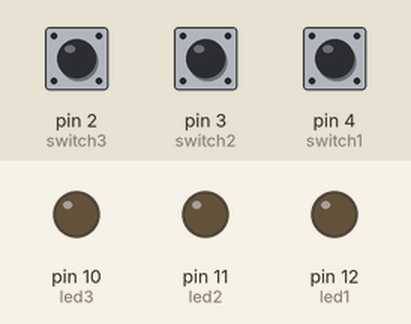
This sketch was run on a simulated Arduino Uno, built with avr-gcc and run on an emulated ATmega328P. On the bench: output pins drawn as LEDs (lit = HIGH). Inputs (shaded band) come from the test bench; at power-on: pin 2 (switch3) LOW, pin 3 (switch2) LOW, pin 4 (switch1) LOW.

Above: at 1.2 s.
1.3 s: pin 2 (switch3) pulled HIGH for 0.15 s
At 1.37 s:
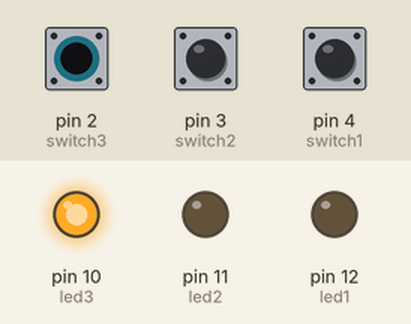
2.9 s: pin 3 (switch2) pulled HIGH for 0.15 s
At 2.97 s:
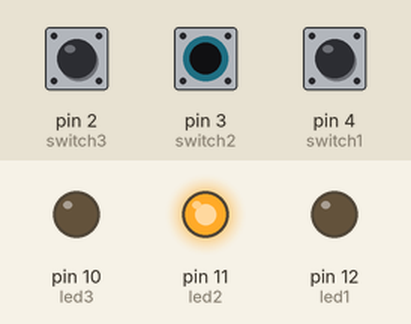
4.5 s: pin 4 (switch1) pulled HIGH for 0.15 s
At 4.57 s:
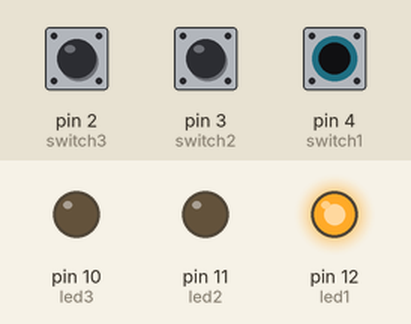
6.1 s: pin 4 (switch1) pulled HIGH for 3.2 s
At 10.4 s:
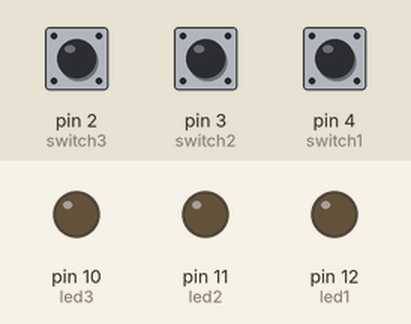
10.8 s: pin 2 (switch3) pulled HIGH for 3.2 s
At 11.6 s:
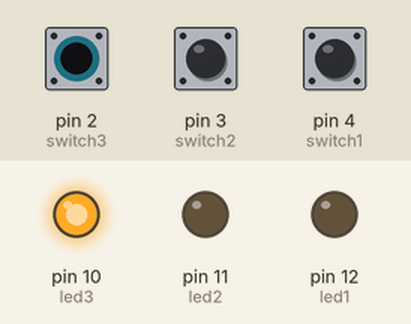
15.5 s: pin 2 (switch3) driven HIGH and pin 3 (switch2) driven HIGH
At 16.4 s:
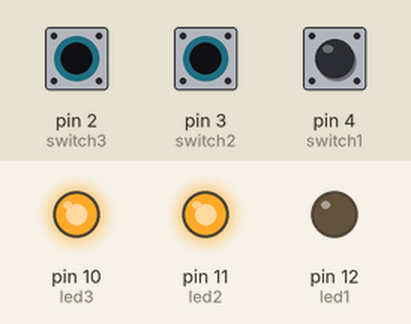
Timing chart, 0 to 18.0 s (numbered marks = the images above; inputs shaded):
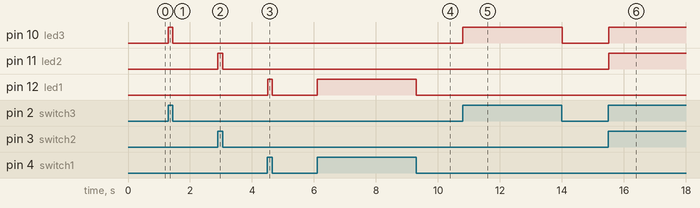

Measured:
- after the input at 1.3 s, pin 10 (led3): LOW → HIGH at once, → LOW 0.15 s later
- after the input at 2.9 s, pin 11 (led2): LOW → HIGH at once, → LOW 0.15 s later
- after the input at 4.5 s, pin 12 (led1): LOW → HIGH at once, → LOW 0.15 s later
- after the input at 6.1 s, pin 12 (led1): LOW → HIGH at once, → LOW 3.2 s later
- after the input at 10.8 s, pin 10 (led3): LOW → HIGH at once, → LOW 3.2 s later
- after the input at 15.5 s, pin 10 (led3), pin 11 (led2): LOW → HIGH at once

The sketch:

day_4.ino
```cpp
const int led1 = 12;
const int led2 = 11;
const int led3 = 10;

const int switch1 = 4;
const int switch2 = 3;
const int switch3 = 2;

void setup() {
  // put your setup code here, to run once:
  pinMode(led1, OUTPUT);
  pinMode(led2, OUTPUT);
  pinMode(led3, OUTPUT);
  pinMode(switch1, INPUT);
  pinMode(switch2, INPUT);
  pinMode(switch3, INPUT);
}

void loop() {
  // put your main code here, to ru n repeatedly:
  if(digitalRead(switch1) == HIGH) {
    digitalWrite(led1, HIGH);
  }else {
    digitalWrite(led1, LOW);
  }
  if(digitalRead(switch2) == HIGH) {
    digitalWrite(led2, HIGH);

  }else {
    digitalWrite(led2, LOW);

  }
  if(digitalRead(switch3) == HIGH) {
    digitalWrite(led3, HIGH);

  }else {
    digitalWrite(led3, LOW);

  }
}
```
